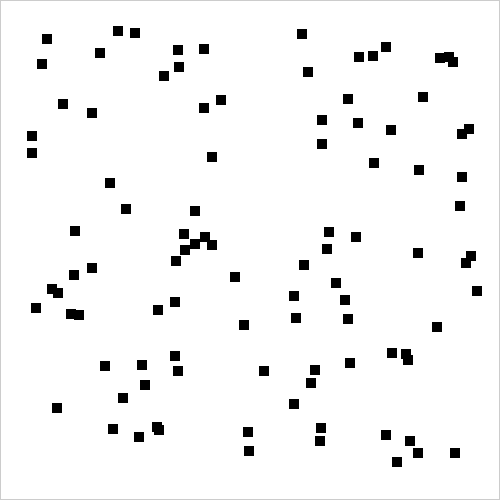
Frame 1 (no input)
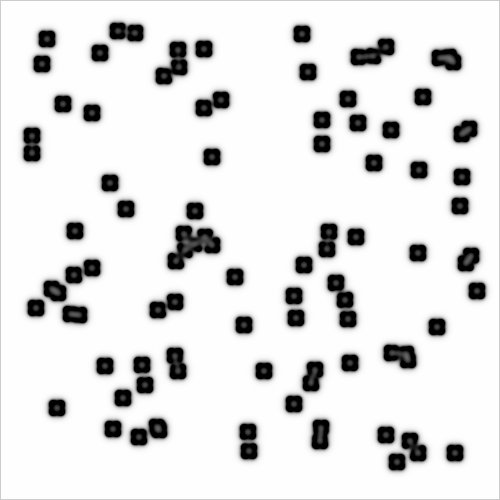
Frame 60 (the mouse pressed at the canvas centre just before this capture)
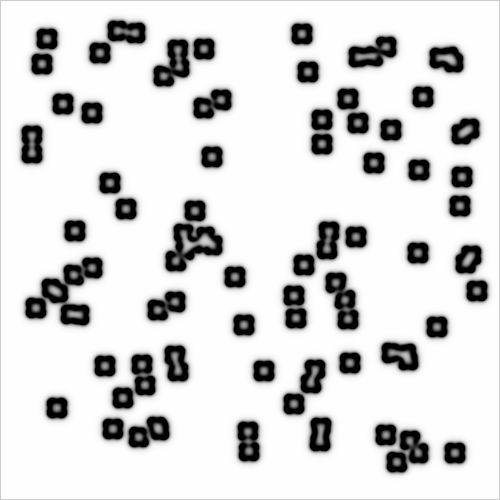
Frame 120 (the mouse held since frame 60 and released just before this capture)

The Processing sketch that drew these frames (run headless with seeded random() and noise(); from frame 60 on, the mouse is pressed at the canvas centre):

// Processing sketch: reaction_diffusion_centki
// ── reaction_diffusion_centki.pde
// Daniel Shiffman
// http://codingtra.in
// http://patreon.com/codingtrain
// Code for this video: https://youtu.be/BV9ny785UNc

// Written entirely based on
// http://www.karlsims.com/rd.html

// Also, for reference
// http://hg.postspectacular.com/toxiclibs/src/44d9932dbc9f9c69a170643e2d459f449562b750/src.sim/toxi/sim/grayscott/GrayScott.java?at=default

Cell[][] grid;
Cell[][] prev;

void setup() {
  size(500, 500);
  grid = new Cell[width][height];
  prev = new Cell[width][height];

  for (int i = 0; i < width; i++) {
    for (int j = 0; j < height; j ++) {
      float a = 1;
      float b = 0;
      grid[i][j] = new Cell(a, b);
      prev[i][j] = new Cell(a, b);
    }
  }

  for (int n = 0; n < 100; n++) {
    int startx = int(random(20, width-20));
    int starty = int(random(20, height-20));

    for (int i = startx; i < startx+10; i++) {
      for (int j = starty; j < starty+10; j ++) {
        float a = 1;
        float b = 1;
        grid[i][j] = new Cell(a, b);
        prev[i][j] = new Cell(a, b);
      }
    }
  }
}

float dA = 1.0;
float dB = 0.3;
float feed = 0.0545;
float k = 0.062;

class Cell {
  float a;
  float b;

  Cell(float a_, float b_) {
    a = a_;
    b = b_;
  }
}


void update() {
  for (int i = 1; i < width-1; i++) {
    for (int j = 1; j < height-1; j ++) {

      Cell spot = prev[i][j];
      Cell newspot = grid[i][j];

      float a = spot.a;
      float b = spot.b;

      float laplaceA = 0;
      laplaceA += a*-1;
      laplaceA += prev[i+1][j].a*0.2;
      laplaceA += prev[i-1][j].a*0.2;
      laplaceA += prev[i][j+1].a*0.2;
      laplaceA += prev[i][j-1].a*0.2;
      laplaceA += prev[i-1][j-1].a*0.05;
      laplaceA += prev[i+1][j-1].a*0.05;
      laplaceA += prev[i-1][j+1].a*0.05;
      laplaceA += prev[i+1][j+1].a*0.05;

      float laplaceB = 0;
      laplaceB += b*-1;
      laplaceB += prev[i+1][j].b*0.2;
      laplaceB += prev[i-1][j].b*0.2;
      laplaceB += prev[i][j+1].b*0.2;
      laplaceB += prev[i][j-1].b*0.2;
      laplaceB += prev[i-1][j-1].b*0.05;
      laplaceB += prev[i+1][j-1].b*0.05;
      laplaceB += prev[i-1][j+1].b*0.05;
      laplaceB += prev[i+1][j+1].b*0.05;

      newspot.a = a + (dA*laplaceA - a*b*b + feed*(1-a))*1;
      newspot.b = b + (dB*laplaceB + a*b*b - (k+feed)*b)*1;

      newspot.a = constrain(newspot.a, 0, 1);
      newspot.b = constrain(newspot.b, 0, 1);
    }
  }
}

void swap() {
  Cell[][] temp = prev;
  prev = grid;
  grid = temp;
}

void draw() {
  println(frameRate);

  for (int i = 0; i < 1; i++) {
    update();
    swap();
  }

  loadPixels();
  for (int i = 1; i < width-1; i++) {
    for (int j = 1; j < height-1; j ++) {
      Cell spot = grid[i][j];
      float a = spot.a;
      float b = spot.b;
      int pos = i + j * width;
      pixels[pos] = color((a-b)*255);
    }
  }
  updatePixels();
}
